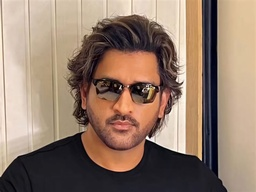
#> input picture Image_Restoration(Exercise 5)/MSD.jpeg, 256 x 192 px, shrunk from 1896 x 1420 before the run, found by its file name
$ jupyter execute Image_Restoration_and_Edge_detection.ipynb
#> lines starting #> are read from the running program, lines starting #| are printed output that depends on the picture; after the words box and inside, x2 and y2 are one past the last pixel; in counts of white or black regions, pixels touching at a corner belong together
<a href="https://colab.research.google.com/github/SyedHarshath/Computer-Vision/blob/main/Image_Restoration_and_Edge_detection.ipynb" target="_parent"></a>

[cell 1]
import cv2
import numpy as np
import matplotlib.pyplot as plt

image = cv2.imread("/content/MSD.jpeg")
#> image is the input picture: shape (192, 256, 3); mean B, G, R 107.3, 123.4, 146.6

image_gray = cv2.cvtColor(image,cv2.COLOR_BGR2GRAY)
plt.imshow(image_gray,cmap='gray')
plt.title("Original Image")
plt.axis("off")
plt.show()

[cell 2]
### Edge Detection

[cell 3]
blurred_image = cv2.GaussianBlur(image_gray, (5, 5), 1)

Gx = np.array([[-1,0,1],[-2,0,2],[-1,0,1]])
Gy = np.array([[1,2,1],[0,0,0],[-1,-2,-1]])
rows,cols = image_gray.shape
#> rows = 192; cols = 256

Gx1 = np.array([[-1,-2,0,2,1],[-2,-3,0,3,2],[-3,-5,0,5,3],[-2,-3,0,3,2],[-1,-2,0,2,1]])
Gy1 = np.array([[1,2,3,2,1],[2,3,5,3,2],[0,0,0,0,0],[-2,-3,-5,-3,-2],[-1,-2,-3,-2,-1]])

gradient_x = np.zeros((rows-2,cols-2))
gradient_y = np.zeros((rows-2,cols-2))
gradient_magnitude = np.zeros((rows-2,cols-2))
for i in range(1,rows-1):
    for j in range(1,cols-1):
        region = blurred_image[i-1:i+2,j-1:j+2]
        gx = np.sum(Gx*region)
        gy = np.sum(Gy*region)
        gradient_x[i-1,j-1] = gx
        gradient_y[i-1,j-1] = gy
        gradient_magnitude[i-1,j-1] = np.sqrt(gx**2 + gy**2)
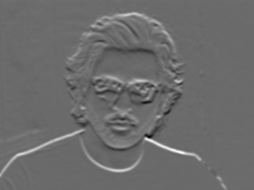
#> gradient_y: shape (190, 254) float64; min -435, max 603, mean 6.2; drawn with min black and max white
gradient_magnitude = (gradient_magnitude/gradient_magnitude.max()) * 255.0
gradient_magnitude = gradient_magnitude.astype(np.uint8)

gradient_x1 = np.zeros((rows-4,cols-4))
gradient_y1 = np.zeros((rows-4,cols-4))
gradient_magnitude1 = np.zeros((rows-4,cols-4))

for i in range(2,rows-2):
    for j in range(2,cols-2):

        region1 = blurred_image[i-2:i+3, j-2:j+3]  # 5x5 region
        gx1 = np.sum(Gx1*region1)
        gy1 = np.sum(Gy1*region1)
        gradient_x1[i-2,j-2] = gx1
        gradient_y1[i-2,j-2] = gy1
        gradient_magnitude1[i-2,j-2] = np.sqrt(gx1**2 + gy1**2)
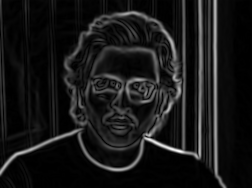
#> gradient_magnitude1: shape (188, 252) float64; min 0, max 4174.5, mean 394.8; drawn with min black and max white
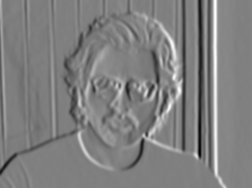
#> gradient_x1: shape (188, 252) float64; min -2946, max 2926, mean -0.7; drawn with min black and max white

gradient_magnitude1 = (gradient_magnitude1/gradient_magnitude1.max()) * 255.0
gradient_magnitude1 = gradient_magnitude1.astype(np.uint8)

plt.subplot(2,2,1)
plt.imshow(image_gray,cmap='gray')
plt.title("Original Image")
plt.axis("off")

plt.subplot(2,2,2)
plt.imshow(gradient_magnitude,cmap='gray')
plt.title("Edge Detection using Sobel Operator(3x3)")
plt.axis("off")

plt.subplot(2,2,3)
plt.imshow(gradient_magnitude1,cmap='gray')
plt.title("Edge Detection using Sobel Operator(5x5)")
plt.axis("off")
plt.show()

[cell 4]
## Image Restoration

### Spatial Filtering

def add_gaussian_noise(image, mean,var):
    row,col = image.shape
    #sigma = np.sqrt(var)
    gaussian_noise = np.random.normal(mean,var,(row,col))
    noisy_image = image + gaussian_noise
    noisy_image = np.clip(noisy_image,0,255)
    return noisy_image

gaussian_noisy = add_gaussian_noise(image_gray,mean=0,var=50)

def add_salt_and_pepper_noise(image, salt_prob, pepper_prob):
    noisy_image = np.copy(image)
    total_pixels = image.shape[0] * image.shape[1]
    num_salt = int(total_pixels * salt_prob)
    for _ in range(num_salt):
        i = np.random.randint(0, image.shape[0])
        j = np.random.randint(0, image.shape[1])
        noisy_image[i, j] = 255
    num_pepper = int(total_pixels * pepper_prob)
    for _ in range(num_pepper):
        i = np.random.randint(0, image.shape[0])
        j = np.random.randint(0, image.shape[1])
        noisy_image[i, j] = 0
    return noisy_image
sp_noisy_image = add_salt_and_pepper_noise(image_gray, salt_prob=0.05, pepper_prob=0.05)
#> after the loop in add_salt_and_pepper_noise, `for _ in range(num_salt):`:
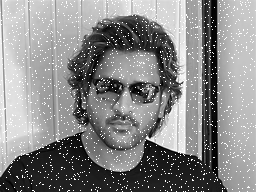
#> noisy_image: shape (192, 256); min 0, max 255, mean 134.7
#> after the loop in add_salt_and_pepper_noise, `for _ in range(num_pepper):`:
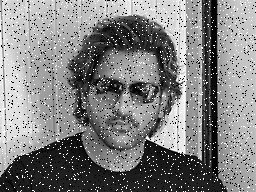
#> noisy_image: shape (192, 256); 4.84% of pixels changed, all inside (x1, y1, x2, y2) = (0, 0, 256, 192)

plt.subplot(2,2,1)
plt.imshow(image_gray, cmap="gray")
plt.title("Original Image")
plt.axis("off")

plt.subplot(2,2,2)
plt.imshow(gaussian_noisy,cmap='gray')
plt.title("Gaussian Noisy Image")
plt.axis("off")

plt.subplot(2,2,3)
plt.imshow(sp_noisy_image, cmap="gray")
plt.title("Salt-and-Pepper Noisy Image")
plt.axis("off")
plt.tight_layout()
plt.show()

[cell 5]
import seaborn as sns

plt.figure(figsize=(12, 4))
plt.subplot(1, 3, 1)
plt.hist(image_gray.ravel(), bins=256, range=[0, 256], color='maroon', alpha=0.7)
plt.title("Histogram - Original Image")
plt.xlabel("Pixel Intensity")
plt.ylabel("Frequency")

plt.subplot(1, 3, 2)
plt.hist(gaussian_noisy.ravel(), bins=256, range=[0, 256], color='maroon', alpha=0.7)
plt.title("Histogram - Gaussian Noise")
plt.xlabel("Pixel Intensity")
plt.ylabel("Frequency")

plt.subplot(1, 3, 3)
plt.hist(sp_noisy_image.ravel(), bins=256, range=[0, 256], color='maroon', alpha=0.7)
plt.title("Histogram - Salt & Pepper Noise")
plt.xlabel("Pixel Intensity")
plt.ylabel("Frequency")
plt.tight_layout()
plt.show()
#> figure, not shown here; panel 1: tallest bar 1036 high, from x = 32 to 33; panel 2: tallest bar 4317 high, from x = 0 to 1; panel 3: tallest bar 2385 high, from x = 0 to 1

[cell 6]
def arithmetic_mean_filter(image, kernel_size=3):
    pad_size = kernel_size // 2
    padded = np.pad(image, ((pad_size, pad_size), (pad_size, pad_size)), mode='reflect')
    result = np.zeros_like(image, dtype=np.uint8)
    for i in range(image.shape[0]):
        for j in range(image.shape[1]):
            window = padded[i:i+kernel_size, j:j+kernel_size]
            result[i, j] = np.mean(window)
    return result

def geometric_mean_filter(image, kernel_size=3):
    pad_size = kernel_size // 2
    padded = np.pad(image, ((pad_size, pad_size), (pad_size, pad_size)), mode='reflect')
    result = np.zeros_like(image, dtype=np.uint8)
    for i in range(image.shape[0]):
        for j in range(image.shape[1]):
            window = padded[i:i+kernel_size, j:j+kernel_size]
            result[i, j] = np.exp(np.mean(np.log(window + 1e-5)))
    return result

def harmonic_mean_filter(image, kernel_size=3):
    pad_size = kernel_size // 2
    padded_img = np.pad(image, pad_size, mode='constant', constant_values=1)
    filtered_img = np.zeros_like(image)
    for i in range(image.shape[0]):
        for j in range(image.shape[1]):
            neighborhood = padded_img[i:i+kernel_size, j:j+kernel_size]
            filtered_img[i, j] = (kernel_size * kernel_size) / np.sum(1.0 / (neighborhood + 1e-5))
    return filtered_img.astype(np.uint8)

def adaptive_local_noise_reduction_filter(image, noise_variance, kernel_size=3):
    pad_size = kernel_size // 2
    padded_img = np.pad(image, pad_size, mode='constant', constant_values=0)
    filtered_img = np.zeros_like(image)
    for i in range(image.shape[0]):
        for j in range(image.shape[1]):
            neighborhood = padded_img[i:i+kernel_size, j:j+kernel_size]
            local_mean = np.mean(neighborhood)
            local_var = np.var(neighborhood)
            if local_var == 0:
                filtered_img[i, j] = image[i, j]
            else:
                filtered_img[i, j] = image[i, j] - (noise_variance / local_var) * (image[i, j] - local_mean)
    return filtered_img.astype(np.uint8)

def alpha_trimmed_mean_filter(image, kernel_size=3, d=2):
    pad_size = kernel_size // 2
    padded_img = np.pad(image, pad_size, mode='reflect')
    filtered_img = np.zeros_like(image)
    for i in range(image.shape[0]):
        for j in range(image.shape[1]):
            neighborhood = padded_img[i:i+kernel_size, j:j+kernel_size].flatten()
            sorted_values = np.sort(neighborhood)
            if d > 0 and d < len(sorted_values):
                trimmed_values = sorted_values[d//2 : -d//2]
            else:
                trimmed_values = sorted_values
            filtered_img[i, j] = np.mean(trimmed_values)
    return filtered_img.astype(np.uint8)

arithmetic = arithmetic_mean_filter(gaussian_noisy,kernel_size=3)
#> in arithmetic_mean_filter, `padded = np.pad(image, ((pad_size, pad_size), (pad_size, pad_size)), m..`:
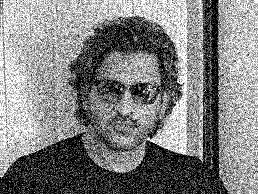
#> padded: shape (194, 258) float64; min 0, max 255, mean 129.8

geometric = geometric_mean_filter(gaussian_noisy,kernel_size=3)
#> after the loop in geometric_mean_filter, `for i in range(image.shape[0]):`:
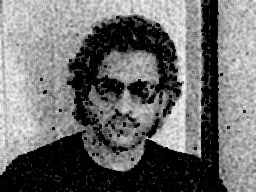
#> result: shape (192, 256); min 0, max 250, mean 109.6

harmonic = harmonic_mean_filter(gaussian_noisy,kernel_size=3)

adaptive_filtered = adaptive_local_noise_reduction_filter(gaussian_noisy, noise_variance=100, kernel_size=3)
#> after the loop in adaptive_local_noise_reduction_filter, `for i in range(image.shape[0]):`:
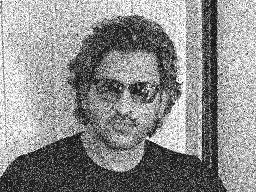
#> filtered_img: shape (192, 256) float64; min -25.79, max 254.4, mean 129.5; drawn with min black and max white

alpha_trimmed = alpha_trimmed_mean_filter(gaussian_noisy, kernel_size=3, d=2)

plt.subplot(2,3,1)
plt.imshow(gaussian_noisy,cmap='gray')
plt.title("Gaussian Noisy Image")
plt.axis("off")

plt.subplot(2,3,2)
plt.imshow(arithmetic,cmap='gray')
plt.title("Arithmetic Mean Filter")
plt.axis("off")

plt.subplot(2,3,3)
plt.imshow(geometric,cmap='gray')
plt.title("     Geometric Mean Filter")
plt.axis("off")

plt.subplot(2,3,4)
plt.imshow(harmonic,cmap='gray')
plt.title("Harmonic Mean Filter")
plt.axis("off")

plt.subplot(2,3,5)
plt.imshow(adaptive_filtered, cmap="gray")
plt.title("Adaptive Filtered")
plt.axis("off")

plt.subplot(2,3,6)
plt.imshow(alpha_trimmed, cmap="gray")
plt.title("Alpha Trimmed Mean Filter")
plt.axis("off")
plt.tight_layout()
plt.show()

[cell 7]
def adaptive_contra_harmonic_mean_filter(image, kernel_size=5):
    image = cv2.medianBlur(image, 3)
    pad_size = kernel_size // 2
    padded_img = np.pad(image, pad_size, mode='reflect').astype(np.float32)
    filtered_img = np.zeros_like(image, dtype=np.float32)
    for i in range(image.shape[0]):
        for j in range(image.shape[1]):
            neighborhood = padded_img[i:i+kernel_size, j:j+kernel_size]
            salt_count = np.sum(neighborhood == 255)
            pepper_count = np.sum(neighborhood == 0)
            total_noise = salt_count + pepper_count + 1e-5
            noise_ratio = salt_count / total_noise
            Q = -2 * noise_ratio + 2 * (1 - noise_ratio)
            neighborhood = np.where(neighborhood == 0, 1e-5, neighborhood)
            num = np.sum(np.power(neighborhood, Q + 1))
            den = np.maximum(np.sum(np.power(neighborhood, Q)), 1e-5)
            filtered_img[i, j] = num / den
    return np.clip(filtered_img, 0, 255).astype(np.uint8)

def median_filter(image, kernel_size=3):
    pad_size = kernel_size // 2
    padded_img = np.pad(image, pad_size, mode='constant', constant_values=0)
    filtered_img = np.zeros_like(image)

    for i in range(image.shape[0]):
        for j in range(image.shape[1]):
            neighborhood = padded_img[i:i+kernel_size, j:j+kernel_size]
            filtered_img[i, j] = np.median(neighborhood)

    return filtered_img.astype(np.uint8)

def adaptive_min_max_filter(image, kernel_size=3):
    pad_size = kernel_size // 2
    padded_img = np.pad(image, pad_size, mode='reflect')
    filtered_img = np.zeros_like(image)
    for i in range(image.shape[0]):
        for j in range(image.shape[1]):
            neighborhood = padded_img[i:i+kernel_size, j:j+kernel_size]
            if image[i, j] == 0:
                filtered_img[i, j] = np.max(neighborhood)
            elif image[i, j] == 255:
                filtered_img[i, j] = np.min(neighborhood)
            else:
                filtered_img[i, j] = image[i, j]
    return filtered_img.astype(np.uint8)
min_max_filter = adaptive_min_max_filter(sp_noisy_image, kernel_size=3)

contra_harmonic = adaptive_contra_harmonic_mean_filter(sp_noisy_image,kernel_size=5)

median_filtered = median_filter(sp_noisy_image, kernel_size=3)

alpha_trimmed = alpha_trimmed_mean_filter(sp_noisy_image, kernel_size=3, d=2)

plt.subplot(2,3,1)
plt.imshow(sp_noisy_image,cmap='gray')
plt.title("Salt and Pepper Noisy")
plt.axis("off")

plt.subplot(2,3,2)
plt.imshow(contra_harmonic,cmap='gray')
plt.title("    Contra Harmonic Mean Filter")
plt.axis("off")

plt.subplot(2,3,3)
plt.imshow(median_filtered,cmap='gray')
plt.title("Median Filter")
plt.axis("off")

plt.subplot(2,3,4)
plt.imshow(min_max_filter,cmap='gray')
plt.title("Min/Max Filter")
plt.axis("off")

plt.subplot(2,3,5)
plt.imshow(alpha_trimmed, cmap="gray")
plt.title("Alpha Trimmed Mean Filter")
plt.axis("off")
plt.tight_layout()
plt.show()

[cell 8]
def add_uniform_noise(image, low=0, high=50):
    noise = np.random.uniform(low, high, image.shape)
    noisy_image = image + noise
    return np.clip(noisy_image, 0, 255).astype(np.uint8)
uniform_noisy_image = add_uniform_noise(blurred_image)

plt.figure(figsize=(6, 6))
plt.imshow(uniform_noisy_image, cmap='gray')
plt.title("Uniform Noisy Image")
plt.axis("off")
plt.show()

plt.hist(uniform_noisy_image.ravel(), bins=256, range=[0, 256], color='maroon', alpha=0.7)
plt.title("Histogram - Uniform Noise")
plt.xlabel("Pixel Intensity")
plt.ylabel("Frequency")
plt.show()
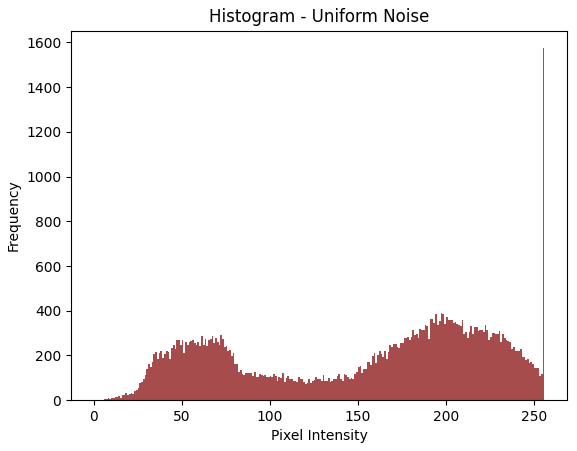
#> figure drawn by matplotlib, 1 panel; tallest bar 1574 high, from x = 255 to 256

[cell 9]
arithmetic1 = arithmetic_mean_filter(uniform_noisy_image,kernel_size=3)
#> call 2 of arithmetic_mean_filter, with kernel_size = 3
#> after the loop in arithmetic_mean_filter (call 2), `for i in range(image.shape[0]):`:
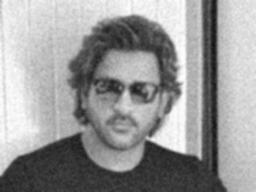
#> result: shape (192, 256); min 20, max 255, mean 152.3

geometric1 = geometric_mean_filter(uniform_noisy_image,kernel_size=3)

median_filtered1 = median_filter(uniform_noisy_image, kernel_size=3)
